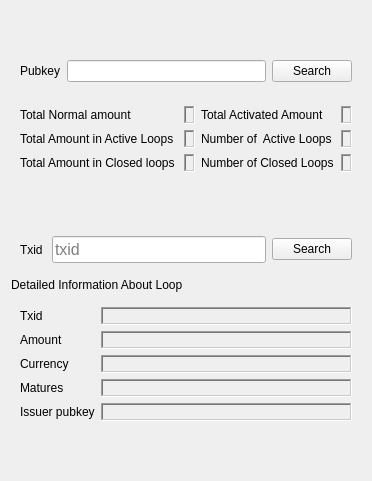
              <widget class="QWidget" name="loopqueries_tab">
               <attribute name="title">
                <string>Loop Queries</string>
               </attribute>
               <layout class="QVBoxLayout" name="verticalLayout_17">
                <item>
                 <spacer name="verticalSpacer_30">
                  <property name="orientation">
                   <enum>Qt::Vertical</enum>
                  </property>
                  <property name="sizeHint" stdset="0">
                   <size>
                    <width>20</width>
                    <height>40</height>
                   </size>
                  </property>
                 </spacer>
                </item>
                <item>
                 <layout class="QGridLayout" name="gridLayout_15">
                  <item row="0" column="1">
                   <widget class="QFrame" name="loopqueries_pubkey_frame">
                    <property name="maximumSize">
                     <size>
                      <width>700</width>
                      <height>16777215</height>
                     </size>
                    </property>
                    <property name="frameShape">
                     <enum>QFrame::NoFrame</enum>
                    </property>
                    <property name="frameShadow">
                     <enum>QFrame::Raised</enum>
                    </property>
                    <layout class="QGridLayout" name="gridLayout_21">
                     <item row="0" column="1">
                      <widget class="QLineEdit" name="loopqueries_pubkey_lineEdit"/>
                     </item>
                     <item row="0" column="0">
                      <widget class="QLabel" name="loopqueries_pubkey_label">
                       <property name="text">
                        <string>Pubkey</string>
                       </property>
                      </widget>
                     </item>
                     <item row="0" column="2">
                      <widget class="QPushButton" name="loopqueries_pubkey_search_button">
                       <property name="text">
                        <string>Search</string>
                       </property>
                      </widget>
                     </item>
                    </layout>
                   </widget>
                  </item>
                  <item row="1" column="1">
                   <widget class="QFrame" name="frame">
                    <property name="maximumSize">
                     <size>
                      <width>815</width>
                      <height>200</height>
                     </size>
                    </property>
                    <property name="frameShape">
                     <enum>QFrame::NoFrame</enum>
                    </property>
                    <property name="frameShadow">
                     <enum>QFrame::Raised</enum>
                    </property>
                    <layout class="QGridLayout" name="gridLayout_19">
                     <item row="2" column="0">
                      <widget class="QLabel" name="label_8">
                       <property name="text">
                        <string>Total Amount in Closed loops </string>
                       </property>
                      </widget>
                     </item>
                     <item row="1" column="2">
                      <widget class="QLabel" name="label_10">
                       <property name="text">
                        <string>Number of  Active Loops </string>
                       </property>
                      </widget>
                     </item>
                     <item row="2" column="1">
                      <widget class="QLabel" name="label_9">
                       <property name="frameShape">
                        <enum>QFrame::WinPanel</enum>
                       </property>
                       <property name="frameShadow">
                        <enum>QFrame::Sunken</enum>
                       </property>
                       <property name="text">
                        <string/>
                       </property>
                       <property name="textInteractionFlags">
                        <set>Qt::LinksAccessibleByMouse|Qt::TextSelectableByMouse</set>
                       </property>
                      </widget>
                     </item>
                     <item row="1" column="0">
                      <widget class="QLabel" name="label_6">
                       <property name="text">
                        <string>Total Amount in Active Loops </string>
                       </property>
                      </widget>
                     </item>
                     <item row="2" column="2">
                      <widget class="QLabel" name="label_12">
                       <property name="text">
                        <string>Number of Closed Loops</string>
                       </property>
                      </widget>
                     </item>
                     <item row="0" column="1">
                      <widget class="QLabel" name="label_3">
                       <property name="frameShape">
                        <enum>QFrame::WinPanel</enum>
                       </property>
                       <property name="frameShadow">
                        <enum>QFrame::Sunken</enum>
                       </property>
                       <property name="text">
                        <string/>
                       </property>
                       <property name="textInteractionFlags">
                        <set>Qt::LinksAccessibleByMouse|Qt::TextSelectableByMouse</set>
                       </property>
                      </widget>
                     </item>
                     <item row="0" column="0">
                      <widget class="QLabel" name="label_2">
                       <property name="text">
                        <string>Total Normal amount</string>
                       </property>
                      </widget>
                     </item>
                     <item row="2" column="3">
                      <widget class="QLabel" name="label_13">
                       <property name="frameShape">
                        <enum>QFrame::WinPanel</enum>
                       </property>
                       <property name="frameShadow">
                        <enum>QFrame::Sunken</enum>
                       </property>
                       <property name="text">
                        <string/>
                       </property>
                       <property name="textInteractionFlags">
                        <set>Qt::LinksAccessibleByMouse|Qt::TextSelectableByMouse</set>
                       </property>
                      </widget>
                     </item>
                     <item row="0" column="3">
                      <widget class="QLabel" name="label_5">
                       <property name="frameShape">
                        <enum>QFrame::WinPanel</enum>
                       </property>
                       <property name="frameShadow">
                        <enum>QFrame::Sunken</enum>
                       </property>
                       <property name="text">
                        <string/>
                       </property>
                       <property name="textInteractionFlags">
                        <set>Qt::LinksAccessibleByMouse|Qt::TextSelectableByMouse</set>
                       </property>
                      </widget>
                     </item>
                     <item row="0" column="2">
                      <widget class="QLabel" name="label_4">
                       <property name="text">
                        <string>Total Activated Amount</string>
                       </property>
                      </widget>
                     </item>
                     <item row="1" column="3">
                      <widget class="QLabel" name="label_11">
                       <property name="frameShape">
                        <enum>QFrame::WinPanel</enum>
                       </property>
                       <property name="frameShadow">
                        <enum>QFrame::Sunken</enum>
                       </property>
                       <property name="text">
                        <string/>
                       </property>
                       <property name="textInteractionFlags">
                        <set>Qt::LinksAccessibleByMouse|Qt::TextSelectableByMouse</set>
                       </property>
                      </widget>
                     </item>
                     <item row="1" column="1">
                      <widget class="QLabel" name="label_7">
                       <property name="frameShape">
                        <enum>QFrame::WinPanel</enum>
                       </property>
                       <property name="frameShadow">
                        <enum>QFrame::Sunken</enum>
                       </property>
                       <property name="text">
                        <string/>
                       </property>
                       <property name="textInteractionFlags">
                        <set>Qt::LinksAccessibleByMouse|Qt::TextSelectableByMouse</set>
                       </property>
                      </widget>
                     </item>
                    </layout>
                   </widget>
                  </item>
                 </layout>
                </item>
                <item>
                 <spacer name="verticalSpacer_29">
                  <property name="orientation">
                   <enum>Qt::Vertical</enum>
                  </property>
                  <property name="sizeHint" stdset="0">
                   <size>
                    <width>20</width>
                    <height>40</height>
                   </size>
                  </property>
                 </spacer>
                </item>
                <item>
                 <layout class="QGridLayout" name="loopqueries_Layout">
                  <item row="3" column="0">
                   <widget class="QFrame" name="loopquery_info_frame">
                    <property name="sizePolicy">
                     <sizepolicy hsizetype="Maximum" vsizetype="Maximum">
                      <horstretch>0</horstretch>
                      <verstretch>0</verstretch>
                     </sizepolicy>
                    </property>
                    <property name="minimumSize">
                     <size>
                      <width>0</width>
                      <height>0</height>
                     </size>
                    </property>
                    <property name="maximumSize">
                     <size>
                      <width>815</width>
                      <height>200</height>
                     </size>
                    </property>
                    <layout class="QFormLayout" name="formLayout_2">
                     <item row="0" column="0">
                      <widget class="QLabel" name="loopquery_txid_label">
                       <property name="text">
                        <string>Txid</string>
                       </property>
                      </widget>
                     </item>
                     <item row="0" column="1">
                      <widget class="QLabel" name="loopquery_txid_value">
                       <property name="frameShape">
                        <enum>QFrame::WinPanel</enum>
                       </property>
                       <property name="frameShadow">
                        <enum>QFrame::Sunken</enum>
                       </property>
                       <property name="text">
                        <string/>
                       </property>
                       <property name="textInteractionFlags">
                        <set>Qt::LinksAccessibleByMouse|Qt::TextSelectableByMouse</set>
                       </property>
                      </widget>
                     </item>
                     <item row="1" column="0">
                      <widget class="QLabel" name="loopquery_amount_label">
                       <property name="text">
                        <string>Amount</string>
                       </property>
                      </widget>
                     </item>
                     <item row="1" column="1">
                      <widget class="QLabel" name="loopquery_amount_value">
                       <property name="frameShape">
                        <enum>QFrame::WinPanel</enum>
                       </property>
                       <property name="frameShadow">
                        <enum>QFrame::Sunken</enum>
                       </property>
                       <property name="text">
                        <string/>
                       </property>
                       <property name="textInteractionFlags">
                        <set>Qt::LinksAccessibleByMouse|Qt::TextSelectableByMouse</set>
                       </property>
                      </widget>
                     </item>
                     <item row="2" column="0">
                      <widget class="QLabel" name="loopquery_currency_label">
                       <property name="text">
                        <string>Currency </string>
                       </property>
                      </widget>
                     </item>
                     <item row="2" column="1">
                      <widget class="QLabel" name="loopquery_currency_value">
                       <property name="frameShape">
                        <enum>QFrame::WinPanel</enum>
                       </property>
                       <property name="frameShadow">
                        <enum>QFrame::Sunken</enum>
                       </property>
                       <property name="text">
                        <string/>
                       </property>
                       <property name="textInteractionFlags">
                        <set>Qt::LinksAccessibleByMouse|Qt::TextSelectableByMouse</set>
                       </property>
                      </widget>
                     </item>
                     <item row="3" column="0">
                      <widget class="QLabel" name="loopquery_matures_label">
                       <property name="text">
                        <string>Matures</string>
                       </property>
                      </widget>
                     </item>
                     <item row="3" column="1">
                      <widget class="QLabel" name="loopquery_matures_value">
                       <property name="frameShape">
                        <enum>QFrame::WinPanel</enum>
                       </property>
                       <property name="frameShadow">
                        <enum>QFrame::Sunken</enum>
                       </property>
                       <property name="text">
                        <string/>
                       </property>
                       <property name="textInteractionFlags">
                        <set>Qt::LinksAccessibleByMouse|Qt::TextSelectableByMouse</set>
                       </property>
                      </widget>
                     </item>
                     <item row="4" column="0">
                      <widget class="QLabel" name="loopquery_issuer_label">
                       <property name="text">
                        <string>Issuer pubkey</string>
                       </property>
                      </widget>
                     </item>
                     <item row="4" column="1">
                      <widget class="QLabel" name="loopquery_issuer_value">
                       <property name="frameShape">
                        <enum>QFrame::WinPanel</enum>
                       </property>
                       <property name="frameShadow">
                        <enum>QFrame::Sunken</enum>
                       </property>
                       <property name="text">
                        <string/>
                       </property>
                       <property name="textInteractionFlags">
                        <set>Qt::LinksAccessibleByMouse|Qt::TextSelectableByMouse</set>
                       </property>
                      </widget>
                     </item>
                    </layout>
                   </widget>
                  </item>
                  <item row="2" column="0">
                   <widget class="QLabel" name="loopquery_info_label">
                    <property name="text">
                     <string>Detailed Information About Loop</string>
                    </property>
                   </widget>
                  </item>
                  <item row="0" column="0" rowspan="2">
                   <widget class="QFrame" name="loopquery_seach_frame">
                    <property name="maximumSize">
                     <size>
                      <width>700</width>
                      <height>16777215</height>
                     </size>
                    </property>
                    <property name="frameShape">
                     <enum>QFrame::NoFrame</enum>
                    </property>
                    <property name="frameShadow">
                     <enum>QFrame::Raised</enum>
                    </property>
                    <layout class="QHBoxLayout" name="horizontalLayout_9">
                     <item>
                      <widget class="QLabel" name="loopsearch_txid_label">
                       <property name="text">
                        <string>Txid </string>
                       </property>
                       <property name="buddy">
                        <cstring>loopsearch_txid_lineEdit</cstring>
                       </property>
                      </widget>
                     </item>
                     <item>
                      <widget class="QLineEdit" name="loopsearch_txid_lineEdit">
                       <property name="font">
                        <font>
                         <pointsize>12</pointsize>
                        </font>
                       </property>
                       <property name="text">
                        <string/>
                       </property>
                       <property name="placeholderText">
                        <string>txid</string>
                       </property>
                      </widget>
                     </item>
                     <item>
                      <widget class="QPushButton" name="loopsearch_button">
                       <property name="text">
                        <string>Search</string>
                       </property>
                      </widget>
                     </item>
                    </layout>
                   </widget>
                  </item>
                 </layout>
                </item>
                <item>
                 <spacer name="verticalSpacer_39">
                  <property name="orientation">
                   <enum>Qt::Vertical</enum>
                  </property>
                  <property name="sizeHint" stdset="0">
                   <size>
                    <width>20</width>
                    <height>40</height>
                   </size>
                  </property>
                 </spacer>
                </item>
               </layout>
              </widget>
